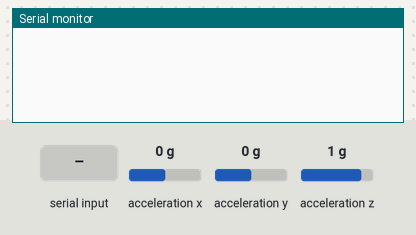
Recording of a sketch running on a simulated Arduino Nano 33 BLE. On the bench: the last lines printed to the serial monitor. Inputs (shaded band) come from the test bench; at power-on: acceleration x 0 g, acceleration y 0 g, acceleration z 1 g. At 2.8 s the program stops and its outputs stay as they are.

Above: at 1.2 s.
1.3 s: "g" received over Serial
At 1.9 s:
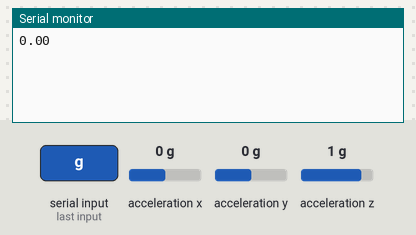
2.8 s: "e" received over Serial
At 4.0 s:
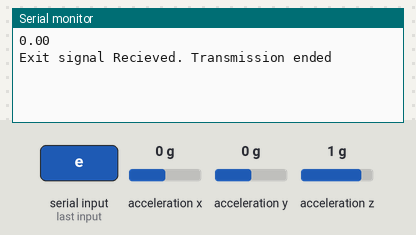

Measured:
- after the input at 1.3 s, the serial monitor: prints a new line at once (image 1)
- after the input at 2.8 s, the serial monitor: prints a new line at once (image 2)

The sketch:

task1.ino
```cpp
#include "Arduino_BMI270_BMM150.h"

char userInput;

void setup() {
  // put your setup code here, to run once:
  Serial.begin(115200);
  IMU.begin();
  if (!IMU.begin()) {
    Serial.println("Failed to initialize IMU!");
    while (1);
  }

}

void loop() {

  float Ax, Ay, Az, angle;

  // check for user input
  if (Serial.available() > 0) {
      userInput = Serial.read();
      // if user input is 'g' return angle data
      if (userInput == 'g') {
          if (IMU.accelerationAvailable()) {
                  IMU.readAcceleration(Ax, Ay, Az);
                  angle = atan(Ay/Az)*180/3.1415926;
                  Serial.println(angle);
          }
      }
      // if user input is 'e' exit
      if (userInput == 'e'){
        Serial.println("Exit signal Recieved. Transmission ended");
        while (1);
      }
  }

}
```
